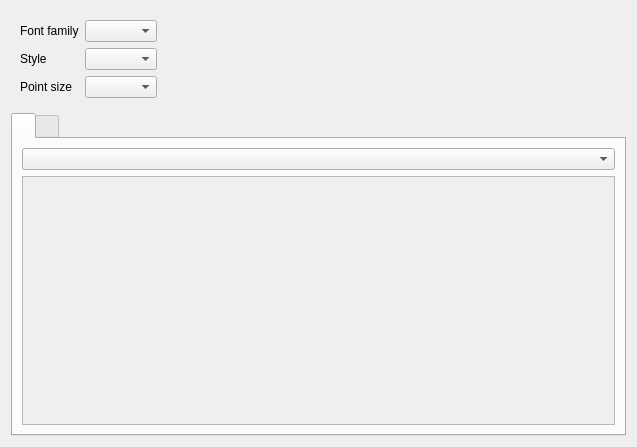
<?xml version="1.0" encoding="UTF-8"?>
<ui version="4.0">
 <class>FontWidget</class>
 <widget class="QWidget" name="FontWidget">
  <property name="geometry">
   <rect>
    <x>0</x>
    <y>0</y>
    <width>637</width>
    <height>447</height>
   </rect>
  </property>
  <property name="windowTitle">
   <string>MainWindow</string>
  </property>
  <layout class="QGridLayout" name="gridLayout">
   <item row="0" column="0">
    <widget class="QWidget" name="widget_top" native="true">
     <layout class="QGridLayout" name="gridLayout_3">
      <item row="0" column="0">
       <layout class="QHBoxLayout" name="horizontalLayout_5">
        <item>
         <layout class="QVBoxLayout" name="verticalLayout_2">
          <item>
           <layout class="QHBoxLayout" name="horizontalLayout_3">
            <item>
             <widget class="QLabel" name="label_family">
              <property name="text">
               <string>Font family</string>
              </property>
             </widget>
            </item>
            <item>
             <widget class="QComboBox" name="comboBox_family"/>
            </item>
           </layout>
          </item>
          <item>
           <layout class="QHBoxLayout" name="horizontalLayout">
            <item>
             <widget class="QLabel" name="label_style">
              <property name="text">
               <string>Style</string>
              </property>
             </widget>
            </item>
            <item>
             <widget class="QComboBox" name="comboBox_style"/>
            </item>
           </layout>
          </item>
          <item>
           <layout class="QHBoxLayout" name="horizontalLayout_4">
            <item>
             <widget class="QLabel" name="label_size">
              <property name="text">
               <string>Point size</string>
              </property>
             </widget>
            </item>
            <item>
             <widget class="QComboBox" name="comboBox_sz"/>
            </item>
           </layout>
          </item>
         </layout>
        </item>
        <item>
         <spacer name="horizontalSpacer">
          <property name="orientation">
           <enum>Qt::Orientation::Horizontal</enum>
          </property>
          <property name="sizeHint" stdset="0">
           <size>
            <width>40</width>
            <height>20</height>
           </size>
          </property>
         </spacer>
        </item>
        <item>
         <widget class="QLabel" name="label_info">
          <property name="text">
           <string/>
          </property>
         </widget>
        </item>
       </layout>
      </item>
     </layout>
    </widget>
   </item>
   <item row="1" column="0">
    <widget class="QTabWidget" name="tabWidget">
     <property name="currentIndex">
      <number>0</number>
     </property>
     <widget class="QWidget" name="tab_text">
      <attribute name="title">
       <string/>
      </attribute>
      <layout class="QGridLayout" name="gridLayout_tab_text">
       <item row="0" column="0">
        <layout class="QHBoxLayout" name="horizontalLayout_text">
         <item>
          <widget class="QComboBox" name="comboBox_text"/>
         </item>
        </layout>
       </item>
       <item row="1" column="0">
        <widget class="QScrollArea" name="scrollArea_text">
         <property name="widgetResizable">
          <bool>true</bool>
         </property>
         <widget class="QWidget" name="scrollAreaWidgetContents">
          <property name="geometry">
           <rect>
            <x>0</x>
            <y>0</y>
            <width>607</width>
            <height>269</height>
           </rect>
          </property>
          <layout class="QGridLayout" name="gridLayout_2">
           <item row="1" column="0">
            <widget class="QLabel" name="label_preview">
             <property name="text">
              <string/>
             </property>
            </widget>
           </item>
          </layout>
         </widget>
        </widget>
       </item>
      </layout>
     </widget>
     <widget class="QWidget" name="tab_sample">
      <attribute name="title">
       <string/>
      </attribute>
      <layout class="QGridLayout" name="gridLayout_tab_sample"/>
     </widget>
    </widget>
   </item>
  </layout>
 </widget>
 <resources/>
 <connections/>
</ui>
